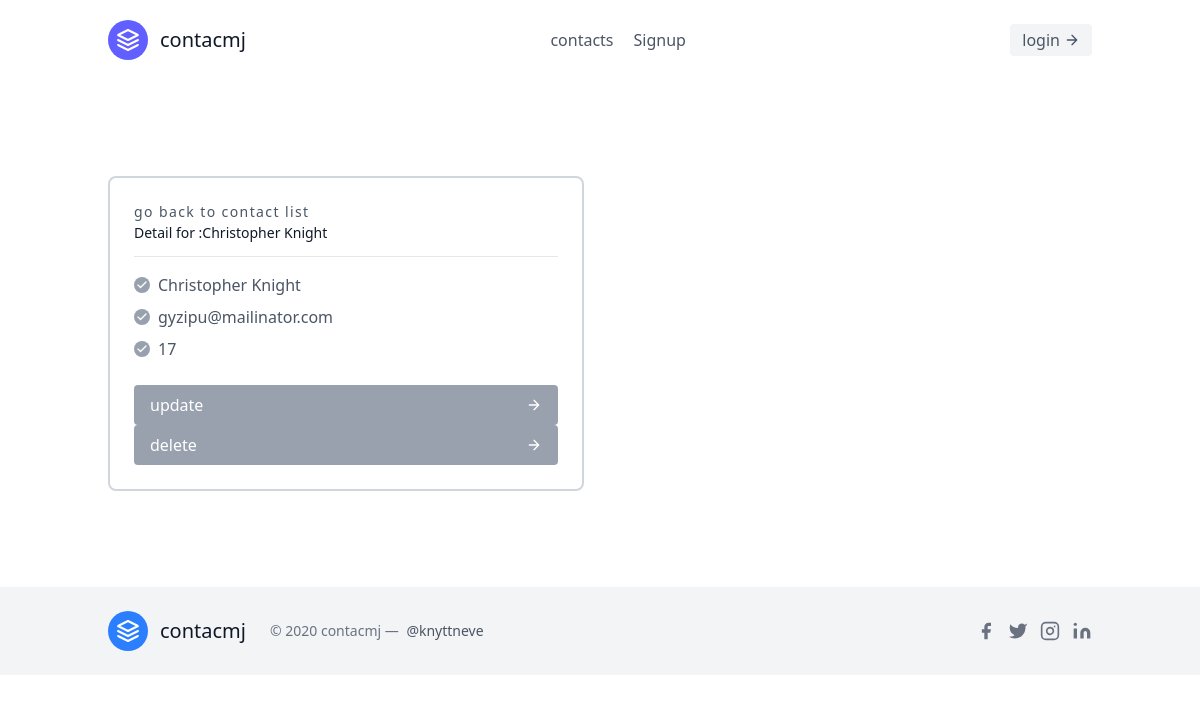
The page /contacts/6/ on the database its author committed.
### contacts/models.py (models this page shows, shortened)
class Contact(models.Model):
    name=models.CharField(max_length=30)
    email=models.EmailField(unique=True)
    phone=models.IntegerField(max_length=100)
    registrar=models.ForeignKey("Registrar",on_delete=models.CASCADE)

### contacts/views.py (the view)
# urls.py: path('<int:pk>/',ContactDetailView.as_view(),name='contact-detail'),
class ContactDetailView(DetailView):
    template_name="leads/contactDetail.html"
    queryset=Contact.objects.all()
    context_object_name='contacts'

### contacts/templates/leads/contactDetail.html
{% extends 'base.html' %}
{% block content %}
<section class="text-gray-600 body-font overflow-hidden">
    <div class="container px-5 py-24 mx-auto">
      <div class="flex flex-wrap -m-4">
        <div class="p-4 xl:w-1/4 md:w-1/2 w-full">
          <div class="h-full p-6 rounded-lg border-2 border-gray-300 flex flex-col relative overflow-hidden">
            <a href="{% url 'contacts:contact-list' %}" class="text-sm tracking-widest title-font mb-1 font-medium">go back to contact list</a>
            <h1 class="text-sm text-gray-900 pb-4 mb-4 border-b border-gray-200 leading-none">Detail for :{{contacts.name}}</h1>
            <p class="flex items-center text-gray-600 mb-2">
              <span class="w-4 h-4 mr-2 inline-flex items-center justify-center bg-gray-400 text-white rounded-full flex-shrink-0">
                <svg fill="none" stroke="currentColor" stroke-linecap="round" stroke-linejoin="round" stroke-width="2.5" class="w-3 h-3" viewBox="0 0 24 24">
                  <path d="M20 6L9 17l-5-5"></path>
                </svg>
              </span>{{ contacts.name }}
            </p>
            <p class="flex items-center text-gray-600 mb-2">
              <span class="w-4 h-4 mr-2 inline-flex items-center justify-center bg-gray-400 text-white rounded-full flex-shrink-0">
                <svg fill="none" stroke="currentColor" stroke-linecap="round" stroke-linejoin="round" stroke-width="2.5" class="w-3 h-3" viewBox="0 0 24 24">
                  <path d="M20 6L9 17l-5-5"></path>
                </svg>
              </span>{{ contacts.email }}
            </p>
            <p class="flex items-center text-gray-600 mb-6">
              <span class="w-4 h-4 mr-2 inline-flex items-center justify-center bg-gray-400 text-white rounded-full flex-shrink-0">
                <svg fill="none" stroke="currentColor" stroke-linecap="round" stroke-linejoin="round" stroke-width="2.5" class="w-3 h-3" viewBox="0 0 24 24">
                  <path d="M20 6L9 17l-5-5"></path>
                </svg>
              </span>{{ contacts.phone }}
            </p>
            <a href="{% url 'contacts:contact-update' contacts.pk %}" class="flex items-center mt-auto text-white bg-gray-400 border-0 py-2 px-4 w-full focus:outline-none hover:bg-gray-500 rounded">
                update
              <svg fill="none" stroke="currentColor" stroke-linecap="round" stroke-linejoin="round" stroke-width="2" class="w-4 h-4 ml-auto" viewBox="0 0 24 24">
                <path d="M5 12h14M12 5l7 7-7 7"></path>
              </svg>
            </a>
            <a href="{% url 'contacts:contact-delete' contacts.pk %}" class="flex items-center mt-auto text-white bg-gray-400 border-0 py-2 px-4 w-full focus:outline-none hover:bg-gray-500 rounded">
                delete
              <svg fill="none" stroke="currentColor" stroke-linecap="round" stroke-linejoin="round" stroke-width="2" class="w-4 h-4 ml-auto" viewBox="0 0 24 24">
                <path d="M5 12h14M12 5l7 7-7 7"></path>
              </svg>
            </a>
          </div>
        </div>
    </div>
  </section>
{% endblock content %}

### rows shown on the page
Contact: name "Christopher Knight", email "gyzipu@mailinator.com", phone "17"
